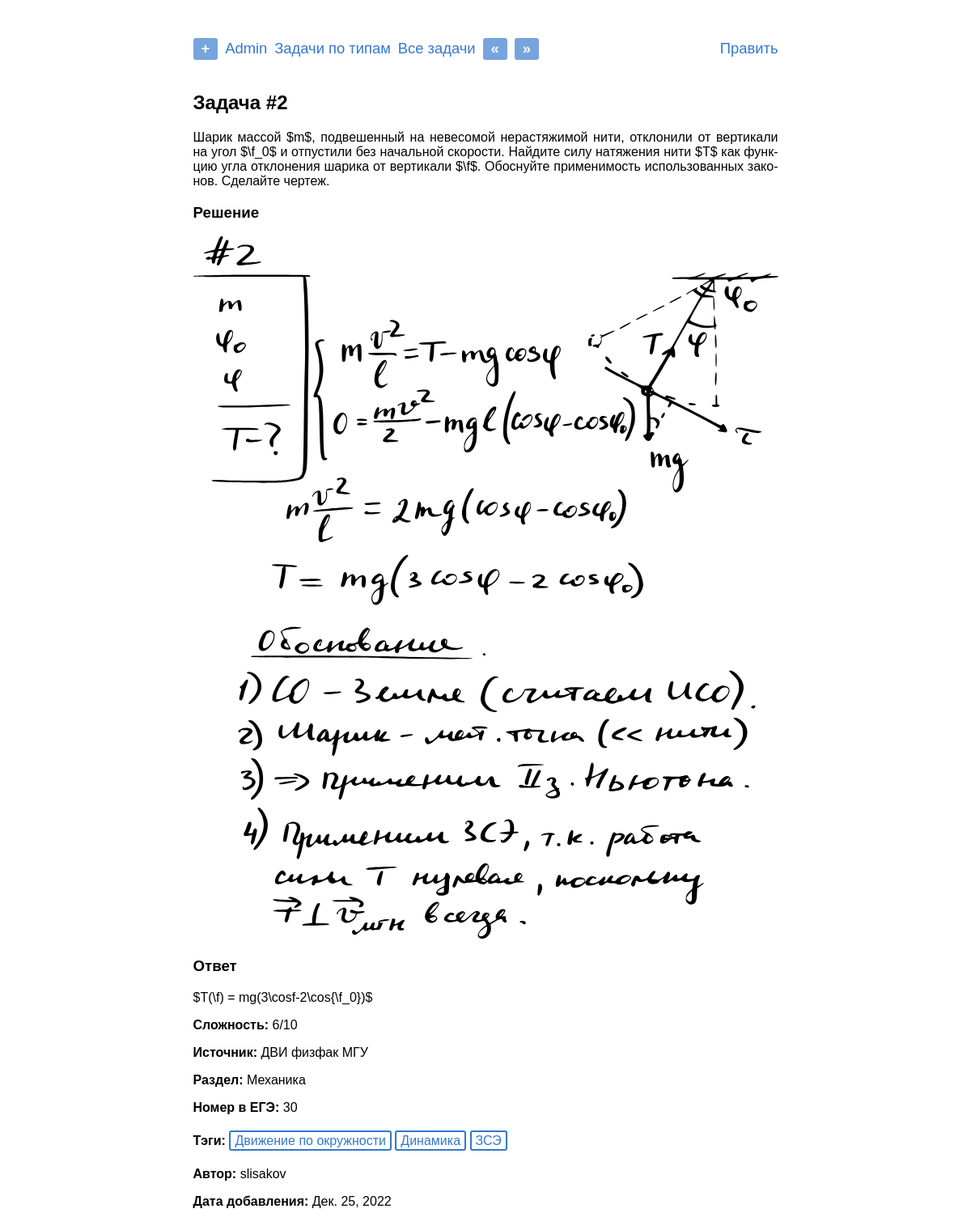
The page /problems/2/ on the database its author committed.
### problems/models.py (models this page shows, shortened)
class Problem(models.Model):
    text = models.TextField('условие',
                            max_length=6000,
                            help_text='Максимум 6 тыс. символов '
                            '(если мало - обратитесь к создательнице сайта)')
    solution = models.TextField('решение',
                                max_length=6000,
                                help_text='Максимум 6 тыс. символов',
                                blank=True,
                                null=True)
    answer = models.TextField('ответ',
                              max_length=1000,
                              help_text='Максимум 1 тыс. символов',
                              blank=True,
                              null=True)
    complexity = models.PositiveSmallIntegerField('сложность',
                                                  help_text=('число от 1 до 10'
                                                             ' включительно'),
                                                  blank=True,
                                                  null=True,
                                                  validators=(
                                                      [MinValueValidator(1),
                                                       MaxValueValidator(10)]))
    author = models.ForeignKey(User,
                               on_delete=models.CASCADE,
                               editable=False,
                               verbose_name='автор')
    date = models.DateField('дата добавления',
                            auto_now_add=True)
    tags = models.ManyToManyField(Tag,
                                  verbose_name='тэги',
                                  blank=True)
    source = models.ForeignKey(Source,
                               on_delete=models.CASCADE,
                               verbose_name='источник',
                               blank=True,
                               null=True)
    category = models.ForeignKey(Category,
                                 on_delete=models.CASCADE,
                                 verbose_name='раздел',
                                 blank=True,
                                 null=True)
    subcategory = models.ForeignKey(Subcategory,
                                    on_delete=models.CASCADE,
                                    verbose_name='подраздел',
                                    blank=True,
                                    null=True)
    type_ege = models.ForeignKey(TypeInEGE,
                                 on_delete=models.CASCADE,
                                 verbose_name='Тип задания',
                                 null=True)
    class Meta:
        verbose_name = 'задача'
        verbose_name_plural = 'задачи'
        default_related_name = 'problems'

class Source(models.Model):
    name = models.CharField('название',
                            max_length=500,
                            help_text='Максимум 500 символов')
    class Meta:
        verbose_name = 'источник'
        verbose_name_plural = 'источники'
        default_related_name = 'source'
        ordering = ['name']
    def __str__(self):
        return self.name

class CategoryBaseModel(models.Model):
    name = models.CharField('название',
                            max_length=150,
                            help_text='Максимум 150 символов')
    slug = models.SlugField('слаг',
                            max_length=150,
                            help_text=('Слаг - текстовый идентификатор,'
                                       ' с помощью которого будут'
                                       ' генерироваться ссылки'))
    class Meta:
        abstract = True
    def __str__(self):
        return self.name

class Category(CategoryBaseModel):
    class Meta:
        verbose_name = 'раздел'
        verbose_name_plural = 'разделы'
        default_related_name = 'category'
        ordering = ['name']

class TypeInEGE(models.Model):
    objects = TypeInEGEManager()
    number = models.PositiveSmallIntegerField('номер')
    max_score = models.PositiveSmallIntegerField('максимальное количество'
                                                 ' баллов')
    part_ege = models.ForeignKey(PartOfEGE,
                                 on_delete=models.CASCADE,
                                 verbose_name='часть ЕГЭ',
                                 default=1)
    class Meta:
        verbose_name = 'тип'
        verbose_name_plural = 'типы'
        default_related_name = 'type'
        ordering = ['number']
    def __str__(self):
        return str(self.number)

class Tag(models.Model):
    name = models.CharField('название',
                            max_length=150,
                            help_text='Максимум 150 символов')
    slug = models.SlugField('слаг',
                            max_length=150,
                            help_text=('Слаг - текстовый идентификатор,'
                                       ' с помощью которого будут'
                                       ' генерироваться ссылки'))
    class Meta:
        verbose_name = 'тэг'
        verbose_name_plural = 'тэги'
        default_related_name = 'tags'
        ordering = ['name']

### problems/views.py (the view)
# urls.py: re_path(r'^(?P<pk>[1-9]\d*)/$', views.ProblemView.as_view(),
class ProblemView(DetailView):
    model = Problem
    template_name = 'problems/problem_detail.html'
    context_object_name = 'problem'
    def get_context_data(self, **kwargs):
        data = super().get_context_data(**kwargs)
        problem_pk = self.kwargs['pk']
        data['next_problem'] = (Problem.objects
                                       .all()
                                       .filter(id=int(problem_pk) + 1)
                                       .exists())
        data['previous_problem'] = (Problem.objects
                                           .all()
                                           .filter(id=int(problem_pk) - 1)
                                           .exists())
        return data

### problems/templatetags/abbr.py (called while the page is built)
def replace_by_dic(el, dic):
    for i, j in dic.items():
        el = el.replace(i, j)
    return el

@register.filter()
@stringfilter
def abbr(value):
    return replace_by_dic(value, abbr_dic)

### problems/templatetags/markdown_extras.py (called while the page is built)
@register.filter()
@stringfilter
def markdown(value):
    return md.markdown(value, extensions=['markdown.extensions.fenced_code'])

### templates/problems/problem_detail.html (shortened to what this page needs)
{% extends "base.html" %}
{% load markdown_extras %}
{% load abbr %}
{% block content %}
  <div class="card">
    <h2 class="card-title">Задача #{{problem.id}}</h2>
    <div class="problem">{{problem.text|markdown|abbr|safe}}</div>
    {% if problem.solution%}<h3>Решение</h3><div class="solution">{{problem.solution|markdown|safe}}</div>{% endif %}
    {% if problem.answer%}<h3>Ответ </h3>{{problem.answer|markdown|safe}}{% endif %}
    {% if problem.complexity%}<p><b>Сложность: </b>{{problem.complexity}}/10</p>{% endif %}
    {% if problem.source%}<p><b>Источник: </b>{{problem.source}}{% endif %}</p>
    {% if problem.category%}<p><b>Раздел: </b>{{problem.category}}{% endif %}</p>
    <p><b>Номер в ЕГЭ: </b>{{problem.type_ege}}</p>
    {% if problem.tags.all %}<b>Тэги:</b>
    {% for tag in problem.tags.all %}
      <span class='tag'>{{ tag.name }}</span>
    {% endfor %}{% endif %}
    <p><b>Автор: </b>{{problem.author.username}}</p>
    <p><b>Дата добавления: </b>{{problem.date}}</p>
  </div>
{% endblock %}

### static/css/style.css (style rules this page uses)
html { overflow-y: scroll; }
body { -webkit-hyphens: auto; -moz-hyphens: auto; -ms-hyphens: auto; hyphens: auto; margin: 0px auto; width: 723px; max-width: 100%; font-family: Tahoma, Arial; text-align: justify; font-size: 12pt; margin-bottom:10ex; }
.tag { border: 2px solid #3377cc; border-radius: 3px; padding: 2px 5px; line-height: 3.8ex; color: #3377cc; }

### rows shown on the page
Problem: id "2", text|abbr "Шарик массой $m$, подвешенный на невесомой нерастяжимой нити, отклонили от вертикали на угол $\\f_0$ и отпустили без начальной скорости. Найдите силу натяжения нити $T$ как функцию угла отклонения шарика от вертикали $\\f$. Обоснуйте применимость использованных законов. Сделайте чертеж.", solution (picture), answer "$T(\\f) = mg(3\\cosf-2\\cos{\\f_0})$", complexity "6", source "ДВИ физфак МГУ", category "Механика", type_ege "30", author.username "slisakov", date "Дек. 25, 2022"
Tag: name "Движение по окружности"
Tag: name "Динамика"
Tag: name "ЗСЭ"
